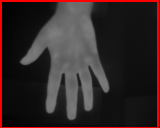
#> input picture data/Sub1/HeatCamera/20190515_204734.bmp, 160 x 128 px, found by its file name; its folder holds only this picture in this run
$ python main.py   (older library calls are emulated)
#> lines starting #> are read from the running program, lines starting #| are printed output that depends on the picture; after the words box and inside, x2 and y2 are one past the last pixel; in counts of white or black regions, pixels touching at a corner belong together
# %% In[0]: Packages & Settings
import cv2
import os
import math
import numpy as np
heatDataPath = './data/Sub1/HeatCamera/'

class Area:
    def __init__(self, source):
        self.source = cv2.cvtColor(source.copy(), cv2.COLOR_GRAY2BGR)
        self.TL = (0, 0)
        self.TR = (0, 0)
        self.BL = (0, 0)
        self.BR = (0, 0)

    def setPoints(self, point):
        self.TL = point[0]
        self.TR = point[1]
        self.BL = point[2]
        self.BR = point[3]

    def drawPoints(self):
        temp = self.source.copy()
        temp = cv2.polylines(temp, [np.array([list(self.TL), list(self.TR), list(self.BR), list(self.BL)]).reshape(-1, 1, 2)], True, (0, 255, 0))
        # result = cv2.resize(temp, dsize=(640, 480))
        return temp

    # [26 lines left out: functions getMask, getMean, not called in this run]

# %% In[1]: Retrieve List of Image
bmp = list(filter(lambda x : x[-3:] == 'bmp', os.listdir(heatDataPath)))
bmp.sort()

index = 1
# pic = bmp[1]
# if True:
for pic in bmp:
    try:
        # [2]: Image Normalization & Binarization
        original = cv2.split(cv2.imread(heatDataPath + pic))[0]
        show = cv2.cvtColor(original, cv2.COLOR_GRAY2BGR)
        mask = original.copy()

        THUMB_A = Area(original)
        THUMB_B = Area(original)
        INDEX_A = Area(original)
        INDEX_B = Area(original)
        INDEX_C = Area(original)
        MIDDLE_A = Area(original)
        MIDDLE_B = Area(original)
        MIDDLE_C = Area(original)
        RING_A = Area(original)
        RING_B = Area(original)
        RING_C = Area(original)
        LITTLE_A = Area(original)
        LITTLE_B = Area(original)
        LITTLE_C = Area(original)
        UPPER_PALM = Area(original)
        MIDDLE_PALM = Area(original)
        LITTLE_PALM = Area(original)
        THUMB_PALM = Area(original)

        mask = cv2.normalize(mask, None, alpha=0, beta=255, norm_type=cv2.NORM_MINMAX)
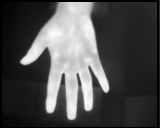
#> mask: shape (128, 160); min 0, max 255, mean 77.6

        _, mask = cv2.threshold(mask, 127, 255, cv2.THRESH_BINARY)
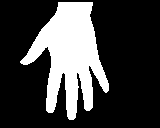
#> mask: shape (128, 160); 25.4% white; 1 white region

        # [3]: Contours, Hull, Defect Raw Data
        _, c, _ = cv2.findContours(mask, cv2.RETR_EXTERNAL, cv2.CHAIN_APPROX_SIMPLE)
#> c = 1 contour; box (x1, y1, x2, y2) and area: (20, 2, 109, 120) 4938

        c.sort(key=lambda x: len(x), reverse = True)

        h = cv2.convexHull(c[0], returnPoints = False)
#> h = [205, 161, 160, 127, 126, 99, 98, 69, 68, 33, 32, 0]
        hp = list(filter(lambda x: x[0][1] > mask.shape[0] / 4, cv2.convexHull(c[0])))
#> hp = [[[108, 83]], [[108, 90]], [[92, 107]], [[89, 110]], [[73, 119]], [[69, 119]], [[48, 112]], [[46, 110]], [[20, 62]], [[20, 61]]]
        df = cv2.convexityDefects(c[0], h)
#> df = [[0, 32, 7, 1018], [33, 68, 51, 8132], [69, 98, 89, 10929], [99, 126, 112, 9985], [127, 160, 136, 7939], [161, 205, 198, 1448]]


        # [4]: Find Between Points via centroid
        M = cv2.moments(mask)
#> M = moments, m00 1327530, centre m10/m00, m01/m00 = (69.54, 55.16)
        centroid = int(M["m10"] / M["m00"]), int(M["m01"] / M["m00"])
#> centroid = (69, 55)

        between = list(map(lambda x : np.array(c[0][x[0][2]][0]), df))
#> between = [[55, 14], [48, 47], [63, 72], [77, 72], [88, 66], [89, 16]]
        # between = list(filter(lambda x: x[1] > mask.shape[0] / 3, between))
        between.sort(key=lambda x : (centroid[0] - x[0]) ** 2 + (centroid[1] - x[1]) ** 2)
        between = between[:4]
#> between = [[63, 72], [77, 72], [88, 66], [48, 47]]
        between.sort(key=lambda x : x[0])


        # [5]: Find FingerTips
        hp.sort(key=lambda x : x[0][0])
        tips = [np.array(hp[0][0])]
#> tips = [[20, 62]]
        for p in hp:
            if np.linalg.norm(p[0][0] - tips[-1][0]) > 10:
                tips.append(p[0])
#> this loop made 10 passes
#> after the loop, tips = [[20, 62], [46, 110], [69, 119], [89, 110], [108, 83]]


        # [6]: Set Points of Area
        MIDDLE_A.setPoints([
            np.rint((tips[2] * 2 / 3 + between[1] / 6 + between[2] / 6) - between[2] * 0.5 + between[1] * 0.5).astype(int),
            np.rint((tips[2] * 2 / 3 + between[1] / 6 + between[2] / 6) + between[2] * 0.5 - between[1] * 0.5).astype(int),
            np.rint(tips[2] - between[2] * 0.5 + between[1] * 0.5).astype(int),
            np.rint(tips[2] + between[2] * 0.5 - between[1] * 0.5).astype(int)
        ])
#> in setPoints, `self.TL = point[0]`: self.TL = [62, 103]
#> in setPoints, `self.TR = point[1]`: self.TR = [76, 103]
#> in setPoints, `self.BL = point[2]`: self.BL = [62, 119]
#> in setPoints, `self.BR = point[3]`: self.BR = [76, 119]
        MIDDLE_B.setPoints([
            np.rint((tips[2] * 1 / 3 + between[1] / 3 + between[2] / 3) - between[2] * 0.5 + between[1] * 0.5).astype(int),
            np.rint((tips[2] * 1 / 3 + between[1] / 3 + between[2] / 3) + between[2] * 0.5 - between[1] * 0.5).astype(int),
            np.rint((tips[2] * 2 / 3 + between[1] / 6 + between[2] / 6) - between[2] * 0.5 + between[1] * 0.5).astype(int),
            np.rint((tips[2] * 2 / 3 + between[1] / 6 + between[2] / 6) + between[2] * 0.5 - between[1] * 0.5).astype(int)
        ])
        MIDDLE_C.setPoints([
            between[1],
            between[2],
            np.rint((tips[2] * 1 / 3 + between[1] / 3 + between[2] / 3) - between[2] * 0.5 + between[1] * 0.5).astype(int),
            np.rint((tips[2] * 1 / 3 + between[1] / 3 + between[2] / 3) + between[2] * 0.5 - between[1] * 0.5).astype(int)
        ])
        RING_A.setPoints([
            np.rint((tips[3] * 2 / 3 + between[2] / 6 + between[3] / 6) - between[3] * 0.5 + between[2] * 0.5).astype(int),
            np.rint((tips[3] * 2 / 3 + between[2] / 6 + between[3] / 6) + between[3] * 0.5 - between[2] * 0.5).astype(int),
            np.rint(tips[3] - between[3] * 0.5 + between[2] * 0.5).astype(int),
            np.rint(tips[3] + between[3] * 0.5 - between[2] * 0.5).astype(int)
        ])
        RING_B.setPoints([
            np.rint((tips[3] * 1 / 3 + between[2] / 3 + between[3] / 3) - between[3] * 0.5 + between[2] * 0.5).astype(int),
            np.rint((tips[3] * 1 / 3 + between[2] / 3 + between[3] / 3) + between[3] * 0.5 - between[2] * 0.5).astype(int),
            np.rint((tips[3] * 2 / 3 + between[2] / 6 + between[3] / 6) - between[3] * 0.5 + between[2] * 0.5).astype(int),
            np.rint((tips[3] * 2 / 3 + between[2] / 6 + between[3] / 6) + between[3] * 0.5 - between[2] * 0.5).astype(int)
        ])
        RING_C.setPoints([
            between[2],
            between[3],
            np.rint((tips[3] * 1 / 3 + between[2] / 3 + between[3] / 3) - between[3] * 0.5 + between[2] * 0.5).astype(int),
            np.rint((tips[3] * 1 / 3 + between[2] / 3 + between[3] / 3) + between[3] * 0.5 - between[2] * 0.5).astype(int)
        ])

        index_approx = between[1] - between[2] + between[1]
#> index_approx = [49, 72]
        index_approx = c[0][np.linalg.norm((c[0] - index_approx), axis=-1).argmin()][0]
#> index_approx = [50, 72]

        INDEX_A.setPoints([
            np.rint((tips[1] * 2 / 3 + index_approx / 6 + between[1] / 6) - between[1] * 0.5 + index_approx * 0.5).astype(int),
            np.rint((tips[1] * 2 / 3 + index_approx / 6 + between[1] / 6) + between[1] * 0.5 - index_approx * 0.5).astype(int),
            np.rint(tips[1] - between[1] * 0.5 + index_approx * 0.5).astype(int),
            np.rint(tips[1] + between[1] * 0.5 - index_approx * 0.5).astype(int)
        ])
        INDEX_B.setPoints([
            np.rint((tips[1] * 1 / 3 + index_approx / 3 + between[1] / 3) - between[1] * 0.5 + index_approx * 0.5).astype(int),
            np.rint((tips[1] * 1 / 3 + index_approx / 3 + between[1] / 3) + between[1] * 0.5 - index_approx * 0.5).astype(int),
            np.rint((tips[1] * 2 / 3 + index_approx / 6 + between[1] / 6) - between[1] * 0.5 + index_approx * 0.5).astype(int),
            np.rint((tips[1] * 2 / 3 + index_approx / 6 + between[1] / 6) + between[1] * 0.5 - index_approx * 0.5).astype(int),
        ])
        INDEX_C.setPoints([
            index_approx,
            between[1],
            np.rint((tips[1] * 1 / 3 + index_approx / 3 + between[1] / 3) - between[1] * 0.5 + index_approx * 0.5).astype(int),
            np.rint((tips[1] * 1 / 3 + index_approx / 3 + between[1] / 3) + between[1] * 0.5 - index_approx * 0.5).astype(int),
        ])

        little_approx = between[3] + between[3] - between[2]
#> little_approx = [99, 60]
        little_approx = c[0][np.linalg.norm((c[0] - little_approx), axis=-1).argmin()][0]

        LITTLE_A.setPoints([
            np.rint((tips[4] * 2 / 3 + between[3] / 6 + little_approx / 6) - little_approx * 0.5 + between[3] * 0.5).astype(int),
            np.rint((tips[4] * 2 / 3 + between[3] / 6 + little_approx / 6) + little_approx * 0.5 - between[3] * 0.5).astype(int),
            np.rint(tips[4] - little_approx * 0.5 + between[3] * 0.5).astype(int),
            np.rint(tips[4] + little_approx * 0.5 - between[3] * 0.5).astype(int)
        ])
        LITTLE_B.setPoints([
            np.rint((tips[4] * 1 / 3 + between[3] / 3 + little_approx / 3) - little_approx * 0.5 + between[3] * 0.5).astype(int),
            np.rint((tips[4] * 1 / 3 + between[3] / 3 + little_approx / 3) + little_approx * 0.5 - between[3] * 0.5).astype(int),
            np.rint((tips[4] * 2 / 3 + between[3] / 6 + little_approx / 6) - little_approx * 0.5 + between[3] * 0.5).astype(int),
            np.rint((tips[4] * 2 / 3 + between[3] / 6 + little_approx / 6) + little_approx * 0.5 - between[3] * 0.5).astype(int),
        ])
        LITTLE_C.setPoints([
            between[3],
            little_approx,
            np.rint((tips[4] * 1 / 3 + between[3] / 3 + little_approx / 3) - little_approx * 0.5 + between[3] * 0.5).astype(int),
            np.rint((tips[4] * 1 / 3 + between[3] / 3 + little_approx / 3) + little_approx * 0.5 - between[3] * 0.5).astype(int),
        ])

        thumb_approx = c[0][0][0]
#> thumb_approx = [58, 2]
        for cp in c[0]:
            if between[0][1] < thumb_approx[1]:
                break
            thumb_approx = cp[0]
            pass
#> this loop made 28 passes
#> thumb_approx on passes 1 to 8: [58, 2], [58, 6], [57, 7], [57, 10], [56, 11], [56, 12], [55, 13], [55, 14]

        thumb_points = np.argwhere(c[0] == thumb_approx)
#> thumb_points = [[26, 0, 0], [26, 0, 1], [27, 0, 0], [39, 0, 0], [46, 0, 1], [52, 0, 1], [184, 0, 1]]
        thumb_points = list(filter(None.__ne__, list(map(lambda x: x if (c[0][x[0]][0][0] == thumb_approx[0] and c[0][x[0]][0][1] == thumb_approx[1]) else None, thumb_points))))[0]
#> thumb_points = [26, 0, 0]
        thumb_part = c[0][0:thumb_points[0] + 1]
#> thumb_part = contour of 27 points, box (x1, y1, x2, y2) (29, 2, 59, 50), area 66

        thumb_approx = thumb_part[np.linalg.norm((thumb_part - between[0]), axis=-1).argmin()][0]
#> thumb_approx = [35, 40]

        THUMB_A.setPoints([
            np.rint(tips[0] / 2 + between[0] / 4 + thumb_approx / 4 - between[0] * 0.5 + thumb_approx * 0.5).astype(int),
            np.rint(tips[0] / 2 + between[0] / 4 + thumb_approx / 4 + between[0] * 0.5 - thumb_approx * 0.5).astype(int),
            np.rint(tips[0] - between[0] * 0.5 + thumb_approx * 0.5).astype(int),
            np.rint(tips[0] + between[0] * 0.5 - thumb_approx * 0.5).astype(int)
        ])
        THUMB_B.setPoints([
            thumb_approx,
            between[0],
            np.rint(tips[0] / 2 + between[0] / 4 + thumb_approx / 4 - between[0] * 0.5 + thumb_approx * 0.5).astype(int),
            np.rint(tips[0] / 2 + between[0] / 4 + thumb_approx / 4 + between[0] * 0.5 - thumb_approx * 0.5).astype(int),
        ])

        start = c[0][0][0]
#> start = [58, 2]
        end = c[0][-1][0]
#> end = [92, 2]
        middle = np.rint((start + end) / 2).astype(int)
#> middle = [75, 2]
        center = np.rint((start + end + index_approx + little_approx) / 4).astype(int)
#> center = [75, 34]

        UPPER_PALM.setPoints([
            np.rint(start / 4 + index_approx / 4 * 3).astype(int),
            np.rint(end / 4 + little_approx / 4 * 3).astype(int),
            index_approx,
            little_approx
        ])
        MIDDLE_PALM.setPoints([
            center - np.array([1, 0]),
            center + np.array([1, 0]),
            np.rint(start / 4 + index_approx / 4 * 3).astype(int),
            np.rint(end / 4 + little_approx / 4 * 3).astype(int)
        ])
        THUMB_PALM.setPoints([
            start,
            middle,
            np.rint(start / 4 + index_approx / 4 * 3).astype(int),
            center
        ])
        LITTLE_PALM.setPoints([
            middle,
            end,
            center,
            np.rint(end / 4 + little_approx / 4 * 3).astype(int)
        ])

        cv2.namedWindow('MA')
        cv2.namedWindow('MB')
        cv2.namedWindow('MC')
        cv2.namedWindow('RA')
        cv2.namedWindow('RB')
        cv2.namedWindow('RC')

        cv2.namedWindow('IA')
        cv2.namedWindow('IB')
        cv2.namedWindow('IC')
        cv2.namedWindow('LA')
        cv2.namedWindow('LB')
        cv2.namedWindow('LC')

        cv2.namedWindow('TA')
        cv2.namedWindow('TB')

        cv2.namedWindow('PU')
        cv2.namedWindow('PM')
        cv2.namedWindow('PT')
        cv2.namedWindow('PL')

        cv2.moveWindow('TA', 0, 0)
        cv2.moveWindow('TB', 400, 0)

        cv2.moveWindow('IA', 0, 200)
        cv2.moveWindow('IB', 400, 200)
        cv2.moveWindow('IC', 800, 200)

        cv2.moveWindow('MA', 0, 400)
        cv2.moveWindow('MB', 400, 400)
        cv2.moveWindow('MC', 800, 400)

        cv2.moveWindow('RA', 0, 600)
        cv2.moveWindow('RB', 400, 600)
        cv2.moveWindow('RC', 800, 600)

        cv2.moveWindow('LA', 0, 800)
        cv2.moveWindow('LB', 400, 800)
        cv2.moveWindow('LC', 800, 800)

        cv2.moveWindow('PU', 1400, 0)
        cv2.moveWindow('PM', 1400, 200)
        cv2.moveWindow('PT', 1400, 400)
        cv2.moveWindow('PL', 1400, 600)

        cv2.imshow('MA', MIDDLE_A.drawPoints())
        cv2.imshow('MB', MIDDLE_B.drawPoints())
        cv2.imshow('MC', MIDDLE_C.drawPoints())
        cv2.imshow('RA', RING_A.drawPoints())
        cv2.imshow('RB', RING_B.drawPoints())
        cv2.imshow('RC', RING_C.drawPoints())

        cv2.imshow('IA', INDEX_A.drawPoints())
        cv2.imshow('IB', INDEX_B.drawPoints())
        cv2.imshow('IC', INDEX_C.drawPoints())
        cv2.imshow('LA', LITTLE_A.drawPoints())
        cv2.imshow('LB', LITTLE_B.drawPoints())
        cv2.imshow('LC', LITTLE_C.drawPoints())
#> in drawPoints (call 12), `temp = cv2.polylines(temp, [np.array([list(self.TL), list(self.TR), li..`:
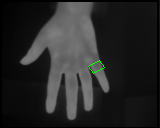
#> temp: shape (128, 160, 3); mean B, G, R 38.5, 39, 38.5

        cv2.imshow('TA', THUMB_A.drawPoints())
#> in drawPoints (call 13), `temp = cv2.polylines(temp, [np.array([list(self.TL), list(self.TR), li..`:
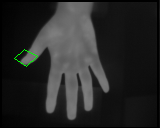
#> temp: shape (128, 160, 3); mean B, G, R 38.5, 39.1, 38.5
        cv2.imshow('TB', THUMB_B.drawPoints())

        cv2.imshow('PU', UPPER_PALM.drawPoints())
        cv2.imshow('PM', MIDDLE_PALM.drawPoints())
        cv2.imshow('PT', THUMB_PALM.drawPoints())
        cv2.imshow('PL', LITTLE_PALM.drawPoints())
#> in drawPoints (call 18), `temp = cv2.polylines(temp, [np.array([list(self.TL), list(self.TR), li..`:
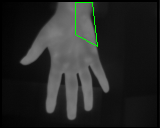
#> temp: shape (128, 160, 3); mean B, G, R 38.2, 39.6, 38.2

        res = cv2.waitKey()
#> (key Esc is pressed here)
        cv2.destroyAllWindows()

        if res == 122:
            print(index, ':', THUMB_A.getMean(mask), THUMB_B.getMean(mask), INDEX_A.getMean(mask), INDEX_B.getMean(mask), INDEX_C.getMean(mask), MIDDLE_A.getMean(mask), MIDDLE_B.getMean(mask), MIDDLE_C.getMean(mask), RING_A.getMean(mask), RING_B.getMean(mask), RING_C.getMean(mask), LITTLE_A.getMean(mask), LITTLE_B.getMean(mask), LITTLE_C.getMean(mask), UPPER_PALM.getMean(mask), MIDDLE_PALM.getMean(mask), THUMB_PALM.getMean(mask), LITTLE_PALM.getMean(mask))
        else:
            print(index, ':', 'invalid data')
    except:
        print(index, ':', 'invalid data with error')
        pass
    finally:
        index = index + 1

# %% In[99]: Test
show = cv2.circle(show, centroid, 3, (255, 255, 255), -1)
#> show: shape (128, 160, 3); min 0, max 255, mean 38.9

show = cv2.drawContours(show, list(map(lambda x : np.array([[x[0], x[1]]]), between)), -1, (0, 255, 255), 2)
show = cv2.drawContours(show, c[0], -1, (0, 255, 0), 1)
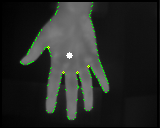
#> show: shape (128, 160, 3); mean B, G, R 38, 40.7, 38.2
show = cv2.drawContours(show, hp, -1, (0, 0, 255), 1)
#> show: shape (128, 160, 3); 0.05% of pixels changed, all inside (x1, y1, x2, y2) = (20, 61, 109, 120)

result = cv2.resize(show, dsize=(640, 480))
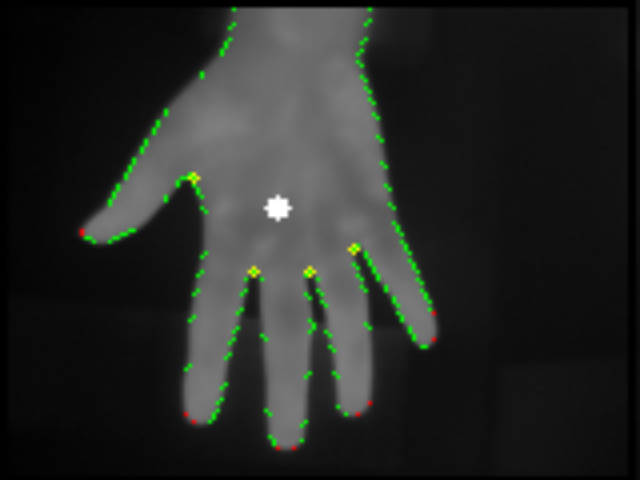
#> result: shape (480, 640, 3); mean B, G, R 37.9, 40.5, 38.2

cv2.imshow('show', show)
cv2.imshow('result', result)
cv2.waitKey()
cv2.destroyAllWindows()

$ run again, on data/Sub1/HeatCamera/20190515_210246.bmp
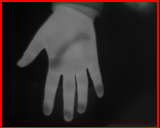
#> input picture data/Sub1/HeatCamera/20190515_210246.bmp, 160 x 128 px, found by its file name
#> `_, mask = cv2.threshold(mask, 127, 255, cv2.THRESH_BINARY)`:
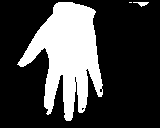
#> mask: shape (128, 160); 26.5% white; 3 white regions (1 under 20 px)
#> c = 3 contours, 1 with area under 20; largest, box (x1, y1, x2, y2) and area: (17, 2, 103, 121) 5130, (133, 2, 149, 7) 24
#> h = 19 values, max 215 at index 0, min 0 at index 18, mean 113.1
#> hp = [[[102, 84]], [[102, 94]], [[101, 96]], [[82, 112]], [[70, 120]], [[66, 120]], [[47, 114]], [[46, 113]], [[17, 64]], [[18, 62]], [[35, 34]]]
#> df = 14 rows, first 6: [0, 2, 1, 114], [3, 13, 6, 908], [13, 35, 32, 297], [35, 37, 36, 114], [37, 78, 54, 8345], [79, 114, 103, 10921]
#> M = moments, m00 1382610, centre m10/m00, m01/m00 = (67.97, 54.43)
#> centroid = (67, 54)
#> `between = list(map(lambda x : np.array(c[0][x[0][2]][0]), df))`: between = [[57, 3], [53, 13], [23, 56], [18, 63], [46, 49], [62, 74], [76, 81], [87, 68], [101, 95], [101, 88], [92, 24], [92, 9], [87, 7], [75, 4]]
#> `between = between[:4]`: between = [[62, 74], [46, 49], [87, 68], [76, 81]]
#> `tips = [np.array(hp[0][0])]`: tips = [[17, 64]]
#> the loop `for p in hp:` made 11 passes
#> after the loop `for p in hp:`: tips = [[17, 64], [35, 34], [46, 113], [66, 120], [82, 112], [101, 96]]
#> self.TL = [47, 98]
#> self.TR = [61, 105]
#> self.BL = [39, 110]
#> self.BR = [53, 116]
#> `index_approx = between[1] - between[2] + between[1]`: index_approx = [48, 67]
#> `index_approx = c[0][np.linalg.norm((c[0] - index_approx), axis=-1).arg..`: index_approx = [49, 68]
#> `little_approx = between[3] + between[3] - between[2]`: little_approx = [98, 55]
#> `little_approx = c[0][np.linalg.norm((c[0] - little_approx), axis=-1).a..`: little_approx = [97, 55]
#> `thumb_approx = c[0][0][0]`: thumb_approx = [58, 2]
#> the loop `for cp in c[0]:` made 29 passes
#> thumb_approx on passes 1 to 8: [58, 2], [57, 3], [56, 3], [54, 5], [54, 6], [53, 7], [53, 13], [47, 19]
#> `thumb_points = np.argwhere(c[0] == thumb_approx)`: thumb_points = [[27, 0, 0], [27, 0, 1], [28, 0, 0], [42, 0, 0], [49, 0, 1], [55, 0, 1]]
#> `thumb_points = list(filter(None.__ne__, list(map(lambda x: x if (c[0][..`: thumb_points = [27, 0, 0]
#> thumb_part = contour of 28 points, box (x1, y1, x2, y2) (25, 2, 59, 52), area 8
#> `thumb_approx = thumb_part[np.linalg.norm((thumb_part - between[0]), ax..`: thumb_approx = [31, 42]
#> start = [58, 2]
#> end = [72, 2]
#> middle = [65, 2]
#> center = [69, 32]
#> temp: shape (128, 160, 3); mean B, G, R 38.3, 38.9, 38.3
#> temp: shape (128, 160, 3); mean B, G, R 38.2, 38.8, 38.2
#> temp: shape (128, 160, 3); mean B, G, R 38.2, 38.8, 38.2
#> temp: shape (128, 160, 3); mean B, G, R 38.3, 39, 38.3
#> temp: shape (128, 160, 3); mean B, G, R 38.1, 38.8, 38.1
#> temp: shape (128, 160, 3); mean B, G, R 38.1, 38.8, 38.1
#> temp: shape (128, 160, 3); mean B, G, R 38.2, 38.8, 38.2
#> temp: shape (128, 160, 3); mean B, G, R 38.2, 38.9, 38.2
#> temp: shape (128, 160, 3); mean B, G, R 38.2, 38.9, 38.2
#> temp: shape (128, 160, 3); mean B, G, R 38.3, 39, 38.3
#> temp: shape (128, 160, 3); mean B, G, R 38.2, 38.9, 38.2
#> temp: shape (128, 160, 3); mean B, G, R 38.1, 38.9, 38.1
#> temp: shape (128, 160, 3); mean B, G, R 38.3, 38.9, 38.3
#> temp: shape (128, 160, 3); mean B, G, R 38.3, 38.9, 38.3
#> temp: shape (128, 160, 3); mean B, G, R 37.8, 39.3, 37.8
#> temp: shape (128, 160, 3); mean B, G, R 38, 39, 38
#> temp: shape (128, 160, 3); mean B, G, R 37.9, 39.2, 37.9
#> temp: shape (128, 160, 3); mean B, G, R 37.9, 39.1, 37.9
#> `result = cv2.resize(show, dsize=(640, 480))`:
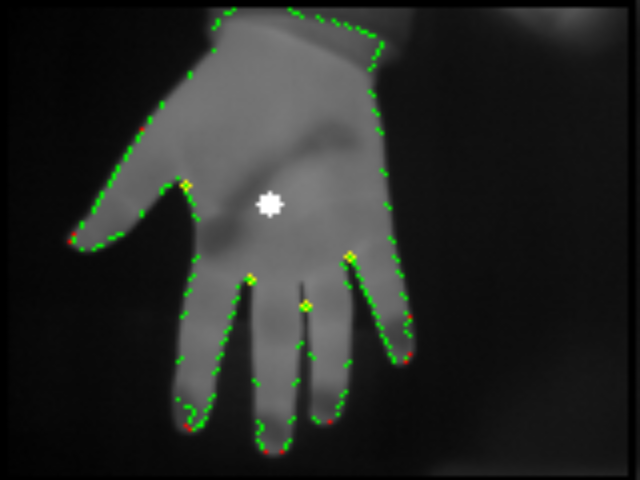
#> result: shape (480, 640, 3); mean B, G, R 37.6, 40.4, 37.9
